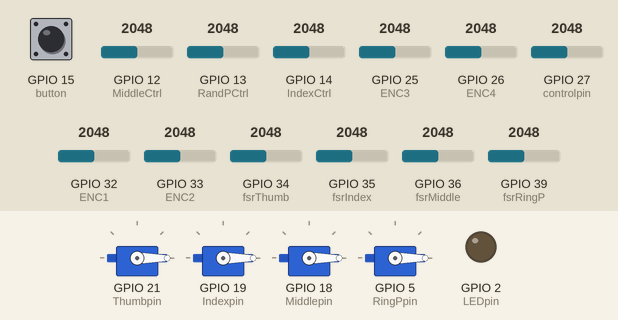
Simulated run of this sketch. Board: ESP32. Parts: 4 × servo, output pins drawn as LEDs (lit = HIGH). The inputs (shaded band) are chosen by the test bench; at power-on: GPIO 15 (button) HIGH, GPIO 27 (controlpin) = 2048, GPIO 12 (MiddleCtrl) = 2048, GPIO 13 (RandPCtrl) = 2048, GPIO 14 (IndexCtrl) = 2048, GPIO 25 (ENC3) = 2048, GPIO 26 (ENC4) = 2048, GPIO 32 (ENC1) = 2048, GPIO 33 (ENC2) = 2048, GPIO 34 (fsrThumb) = 2048, GPIO 35 (fsrIndex) = 2048, GPIO 36 (fsrMiddle) = 2048, GPIO 39 (fsrRingP) = 2048 (analog values on the 0–4095 scale). What the sketch prints to the serial monitor is not drawn.

Above: at 1.3 s.
1.4 s: GPIO 15 (button) pulled LOW for 0.15 s
At 2.0 s:
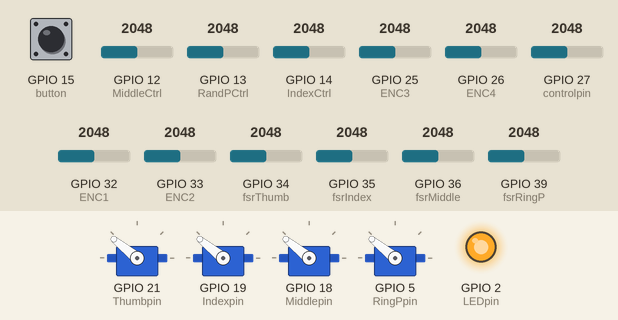
3.0 s: GPIO 15 (button) pulled LOW for 1 s
At 3.9 s:
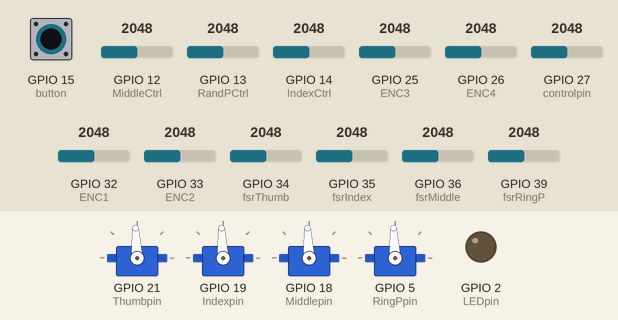
5.5 s: GPIO 27 (controlpin) set to 2866
At 6.7 s:
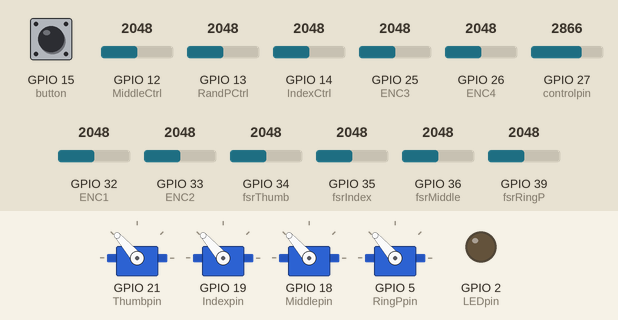
7.0 s: GPIO 27 (controlpin) set to 3972
At 8.2 s:
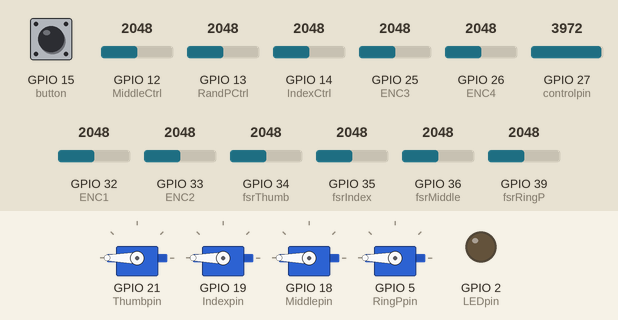
8.5 s: GPIO 15 (button) pulled LOW for 0.15 s
At 9.0 s:
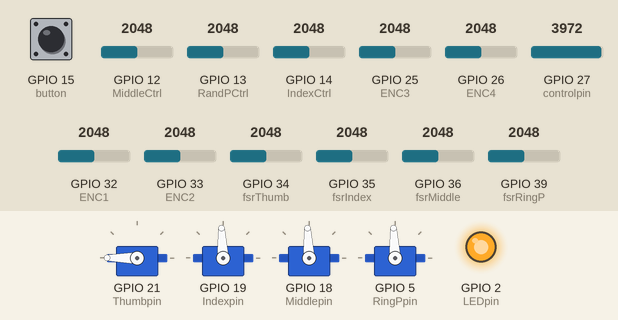
10.1 s: GPIO 27 (controlpin) set to 1228
At 11.2 s:
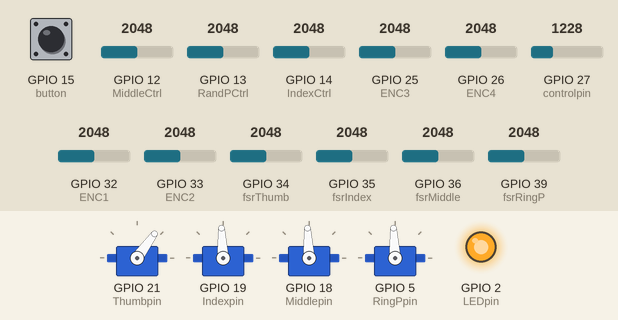
Timing chart, 0 to 12.6 s (numbered marks = the images above; inputs shaded):
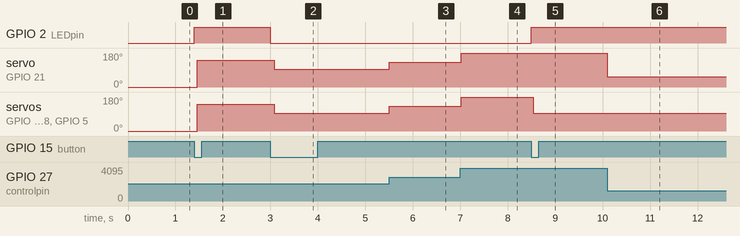

The sketch:

ExoGlove_main.ino
```cpp
/*
ExoGlove source code
  Parts required:
  - servo motor x4
  - 10 kilohm potentiometer x4
July 7, 2021
by Ananda Aw, Noah Stoffel
*/

// include the Servo library
#include "ESP32Servo.h"
#include "esp_adc_cal.h"

Servo ThumbServo;  // Servo that controls thumb
Servo IndexServo;  // Servo that controls index finger
Servo MiddleServo;  // Servo that controls middle finger
Servo RandPServo;  // Servo that controls ring and pinky fingers

#define fsrThumb   34   // Thumb fsr pin for force feedback
#define fsrIndex   35   // Index fsr pin for force feedback
#define fsrMiddle  36   // Middle fsr pin for force feedback
#define fsrRingP   39   // Ring & Pinky fsr pin for force feedback
#define ENC1       32   // Thumb pot pin for position feedback 32
#define ENC2       33   // Index pot pin for position feedback 33
#define ENC3       25   // Middle pot pin for position feedback 25
#define ENC4       26   // Ring & pinky pot pin for position feedback, 34-39 are input only 26
#define controlpin 27   // Pot pin for thumb servo control
#define IndexCtrl  14   // Pot pin for index servo control
#define MiddleCtrl 12   // Pot pin for middle servo control
#define RandPCtrl  13   // Pot pin for ring and pinky servo control
#define Thumbpin   21   // Thumb servo pin for actuation 27
#define Indexpin   19   // Index servo pin for actuation 14
#define Middlepin  18   // Middle servo pin for actuation 12
#define RingPpin   5    // Ring & Pinky servo pin for actuation 13
#define button     15
#define LEDpin     2

//#define FILTER_LEN 20   // length of 20 points, longer it is, smoother filter but takes longer time

int control, control_filtered, angleToTurn, ENC1_Raw, ENC2_Raw, ENC3_Raw, ENC4_Raw;  // variables to hold value read from the analog pins
int fsr1_Raw, fsr2_Raw, fsr3_Raw, fsr4_Raw; // to hold analog read from fsr
int control2, control3, control4; // variables to hold values for potentiometer control
int IndexTurn, MiddleTurn, RandPTurn;      // variables to hold values for turning.
int Thumbpos, Indexpos, Middlepos, RandPpos; // variables to hold the angle positions from position pots

#define filter_len 21   // kaiser filter length
int filtered1, filtered2, filtered3, filtered4; // this holds filtered values from encoders
int fsrfilt1, fsrfilt2, fsrfilt3, fsrfilt4;     // this holds filtered values from fsr.
float tempenc1_1[filter_len], tempenc1_2[filter_len], tempenc2_1[filter_len], tempenc2_2[filter_len]; // temp arrays to hold 21 filtered values
float tempenc3_1[filter_len], tempenc3_2[filter_len], tempenc4_1[filter_len], tempenc4_2[filter_len];
float tempfsr1_1[filter_len], tempfsr1_2[filter_len], tempfsr2_1[filter_len], tempfsr2_2[filter_len]; // fsr temp arrays for filtering.
float tempfsr3_1[filter_len], tempfsr3_2[filter_len], tempfsr4_1[filter_len], tempfsr4_2[filter_len];

float kernelcoef[] = {0.0146, 0.0217,  0.0293, 0.0371, 0.0450, 0.0524, 0.0590, 0.0646, 0.0688, 0.0714, 0.0723, // cutoff freq of 4Hz
                        0.0714, 0.0688, 0.0646, 0.0590, 0.0524, 0.0450, 0.0371, 0.0293, 0.0217, 0.0146};

volatile unsigned int counter = 0;

void IRAM_ATTR Move_Servo() // interrupt handler
{
  static unsigned long last_interrupt_time = 0; // debounce section
  unsigned long interrupt_time = millis();

  // If interrupts come faster than 200ms, assume it's a bounce and ignore
  if ((interrupt_time - last_interrupt_time) > 200)
  {
    // Toggle The LED
    digitalWrite(LEDpin, !digitalRead(LEDpin));

    if(counter < 3)
    {
      counter++;
    }
    else          // reset counter if greater than 3
    {
      counter = 0;
    }

  }
  last_interrupt_time = interrupt_time;
}

void setup() {
  Serial.begin(115200); // open a serial connection to your computer
  delay(100);          // allow some time to set up serial monitor
  // Setup ADC
  analogReadResolution(12); // set reading resolution to 12 bits, 0-4095.

  // attaches the servo on pins to the servo objects
  ThumbServo.attach(Thumbpin); // attaches the servo on GPIO14 to the servo object
  IndexServo.attach(Indexpin); // attaches the servo on GPIO25 to the servo object
  MiddleServo.attach(Middlepin); // attaches the servo on GPIO26 to the servo object
  RandPServo.attach(RingPpin); // attaches the servo on GPIO27 to the servo object

  ThumbServo.writeMicroseconds(500); // set initial position to 0 deg
  IndexServo.writeMicroseconds(500);
  MiddleServo.writeMicroseconds(500);
  RandPServo.writeMicroseconds(500);

  pinMode(LEDpin, OUTPUT);
  pinMode(button, INPUT);
  attachInterrupt(digitalPinToInterrupt(button), Move_Servo, FALLING);
}

void loop() {
  ENC1_Raw = analogRead(ENC1); // read position of motors
  ENC2_Raw = analogRead(ENC2);
  ENC3_Raw = analogRead(ENC3);
  ENC4_Raw = analogRead(ENC4);

  filtered1 = conv_rt(ENC1_Raw, tempenc1_1, tempenc1_2); // filter
  filtered2 = conv_rt(ENC2_Raw, tempenc2_1, tempenc2_2);
  filtered3 = conv_rt(ENC3_Raw, tempenc3_1, tempenc3_2);
  filtered4 = conv_rt(ENC4_Raw, tempenc4_1, tempenc4_2);

  Thumbpos = map(filtered1, 0, 4095, 0, 333.3);
  Indexpos = map(filtered2, 0, 4095, 0, 333.3);
  Middlepos = map(filtered3, 0, 4095, 0, 333.3);
  RandPpos = map(filtered4, 0, 4095, 0, 333.3);

  fsr1_Raw = analogRead(fsrThumb);
  fsr2_Raw = analogRead(fsrIndex);
  fsr3_Raw = analogRead(fsrMiddle);
  fsr4_Raw = analogRead(fsrRingP);

  fsrfilt1 = conv_rt(fsr1_Raw, tempfsr1_1, tempfsr1_2); // filter
  fsrfilt2 = conv_rt(fsr2_Raw, tempfsr2_1, tempfsr2_2);
  fsrfilt3 = conv_rt(fsr3_Raw, tempfsr3_1, tempfsr3_2);
  fsrfilt4 = conv_rt(fsr4_Raw, tempfsr4_1, tempfsr4_2);

  //Serial.print(control); Serial.print(", ");
  Serial.print(counter); Serial.print(", ");
  //Serial.print(angleToTurn); Serial.print(", ");
  //Serial.print(ENC1_Raw); Serial.print(", ");
  //Serial.print(filtered1); Serial.print(", ");
  //Serial.print(Thumbpos); Serial.print(", ");
  //Serial.print(filtered2); Serial.print(", ");
  //Serial.print(Indexpos); Serial.println(", ");
  //Serial.print(Middlepos); Serial.print(", ");
  Serial.print(RandPpos); Serial.println(", ");

  control = analogRead(controlpin);
  angleToTurn = map(control, 0, 4095, 500, 2500); // convert to microseconds

  if(counter == 1) // when odd
  {
    ThumbServo.writeMicroseconds(2000); // turn 202.5 deg when counter is even
    IndexServo.writeMicroseconds(2000);
    MiddleServo.writeMicroseconds(2000);
    RandPServo.writeMicroseconds(2000);
    delay(100);
  }
  else if(counter == 2) // pot control mode
  {
    ThumbServo.writeMicroseconds(angleToTurn); // turn the motors, Thumb at pot = 0 is open
    IndexServo.writeMicroseconds(angleToTurn);
    MiddleServo.writeMicroseconds(angleToTurn); // middle at pot = 0 is closed, reversed
    RandPServo.writeMicroseconds(angleToTurn);

    delay(100); // delay a little


  }
  else if(counter == 3) // each pot controls different servos
  {
    control2 = analogRead(IndexCtrl); // read pot value to set motor control
    control3 = analogRead(MiddleCtrl);
    control4 = analogRead(RandPCtrl);

    IndexTurn = map(control2, 0, 4095, 500, 2500); // convert to duty cycle, index inverted
    MiddleTurn = map(control3, 0, 4095, 500, 2500);
    RandPTurn = map(control4, 0, 4095, 500, 2500);

    ThumbServo.writeMicroseconds(angleToTurn); // turn the motors individually
    IndexServo.writeMicroseconds(IndexTurn);
    MiddleServo.writeMicroseconds(MiddleTurn);
    RandPServo.writeMicroseconds(RandPTurn);
  }

  else
  {
    ThumbServo.writeMicroseconds(500); // reset the motors
    IndexServo.writeMicroseconds(500);
    MiddleServo.writeMicroseconds(500);
    RandPServo.writeMicroseconds(500);
    delay(150);
  }
}

float conv_rt(int input, float temp[], float temp2[])
{
 float output = input*kernelcoef[0];

 temp2[0] = input;

 for(int i = 0; i<(filter_len-1); i++)
 {
  output += temp[i]*kernelcoef[i+1];
  temp2[i+1] = temp[i];
 }

 for(int j =0; j<filter_len; j++)
 {
  temp[j] = temp2[j];
 }
 return output;
}

float mapfloat(float x, float in_min, float in_max, float out_min, float out_max) {
  return (x - in_min) * (out_max - out_min) / (in_max - in_min) + out_min;
}

/*uint32_t readADC_Avg(int ADC_Raw, uint32_t buffer1[]) //moving average filter
{
  int i = 0;
  uint32_t Sum = 0;
  int ENC_i = 0;

  buffer1[ENC_i++] = ADC_Raw;

  if(ENC_i == FILTER_LEN) // if buffer index full, then reset index
  {
    ENC_i = 0;
  }
  for(i=0; i<FILTER_LEN; i++)
  {
    Sum += buffer1[i];
  }
  return (Sum/FILTER_LEN);
}*/
```

Measured:
- after the input at 1.4 s, GPIO 2 (LEDpin): LOW → HIGH at once; servo on GPIO 21 (Thumbpin), servo on GPIO 19 (Indexpin), servo on GPIO 18 (Middlepin), servo on GPIO 5 (RingPpin): 0° → 141° after 0.06 s
- after the input at 3.0 s, GPIO 2 (LEDpin): HIGH → LOW at once; servo on GPIO 21 (Thumbpin), servo on GPIO 19 (Indexpin), servo on GPIO 18 (Middlepin), servo on GPIO 5 (RingPpin): 141° → 93° after 0.08 s
- after the input at 5.5 s, servo on GPIO 21 (Thumbpin), servo on GPIO 19 (Indexpin), servo on GPIO 18 (Middlepin), servo on GPIO 5 (RingPpin): 93° → 131° at once
- after the input at 7.0 s, servo on GPIO 21 (Thumbpin), servo on GPIO 19 (Indexpin), servo on GPIO 18 (Middlepin), servo on GPIO 5 (RingPpin): 131° → 180° at once
- after the input at 8.5 s, GPIO 2 (LEDpin): LOW → HIGH at once; servo on GPIO 19 (Indexpin), servo on GPIO 18 (Middlepin), servo on GPIO 5 (RingPpin): 180° → 93° at once
- after the input at 10.1 s, servo on GPIO 21 (Thumbpin): 180° → 54° at once
